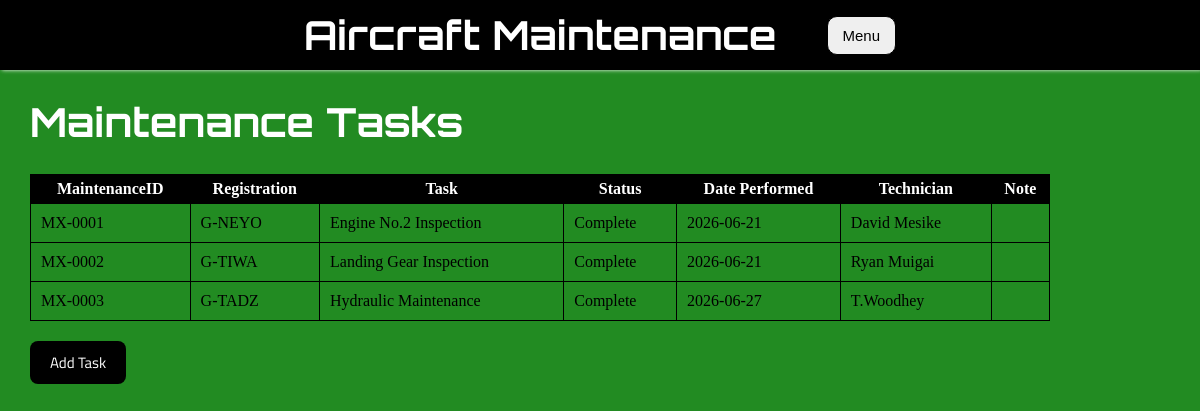
/maintenance, run on an earlier commit of the app's database.
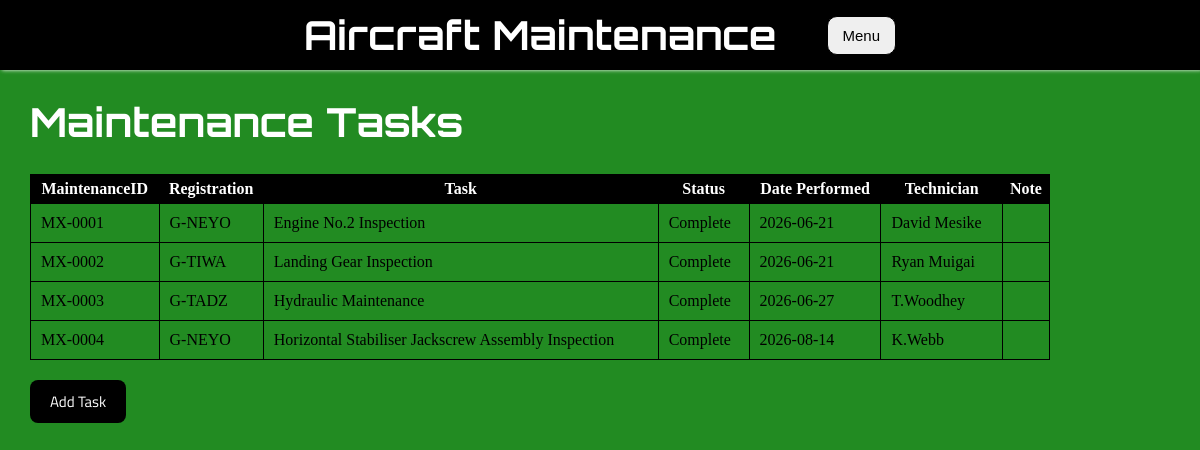
And on a later commit of the database.
### tables this page shows
CREATE TABLE Maintenance(
        MaintenanceID TEXT PRIMARY KEY,
        Registration TEXT,
        Task TEXT,
        Status TEXT,
        DatePerformed TEXT,
        Technician TEXT,
        Notes TEXT,
        FOREIGN KEY (Registration) REFERENCES Aircraft(Registration));

### python.py (the view)
@app.route("/maintenance")
def maintenance():
  with sqlite3.connect("aircrafts.db") as conn:
    conn.row_factory = sqlite3.Row
    cursor = conn.cursor()
    cursor.execute("SELECT * FROM Maintenance")
    Tasks = cursor.fetchall()
    return render_template("maintenance.htm", Tasks=Tasks)

### templates/maintenance.htm (shortened to what this page needs)
<!DOCTYPE html>
<html lang="en">
<head>
    <link rel="stylesheet" href="{{ url_for('static', filename='maintenance.css') }}">
</head>
<body>
    <div class = "navbar">
        <a href="{{ url_for('home') }}" class="home"><h1>
            Aircraft Maintenance</h1> </a>
        <div class="dropdown">
            <button>Menu</button>
        </div>
    </div>
    <h1 class="space">Maintenance Tasks</h1>
    <div class="info">
        <table>
            <tr>
                <th>MaintenanceID</th>
                <th>Registration</th>
                <th>Task</th>
                <th>Status</th>
                <th>Date Performed</th>
                <th>Technician</th>
                <th>Note</th>
            </tr>
            {%for task in Tasks%}
            <tr>
                <td>{{ task['MaintenanceID'] }}</td>
                <td>{{ task['Registration'] }}</td>
                <td>{{ task['Task'] }}</td>
                <td>{{ task['Status'] }}</td>
                <td>{{ task['DatePerformed'] }}</td>
                <td>{{ task['Technician'] }}</td>
                <td>{{ task['Note'] }}</td>
            </tr>
            {% endfor %}
        </table>
        <a href='{{ url_for("add_task" )}}' class="btn"> Add Task</a>
    </div>
</body>
</html>

What changed in the data, as far as the page shows it:
added Maintenance: MaintenanceID "MX-0004", Registration "G-NEYO", Task "Horizontal Stabiliser Jackscrew Assembly Inspection", Status "Complete", DatePerformed "2026-08-14", Technician "K.Webb"
